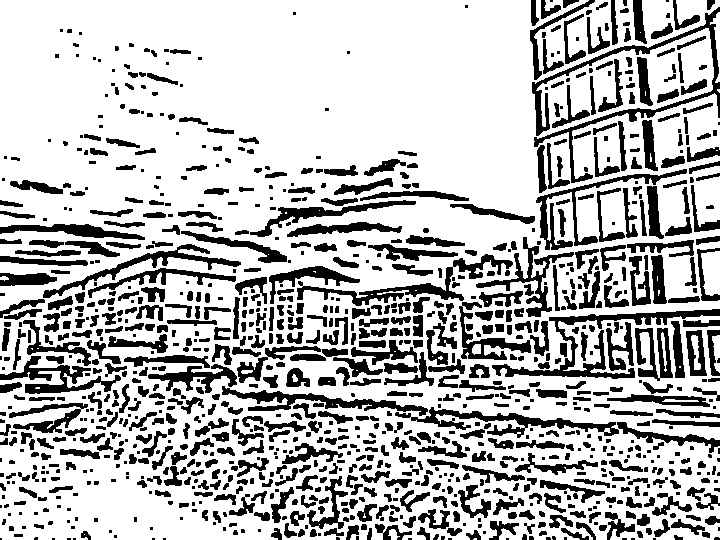
#> input picture close_img.png, 720 x 540 px, given in place of the camera
$ python video.py
#> lines starting #> are read from the running program, lines starting #| are printed output that depends on the picture; after the words box and inside, x2 and y2 are one past the last pixel; in counts of white or black regions, pixels touching at a corner belong together; pictures that were not available may be replaced by others from this repository, and a replacement may not be noted
import cv2
import numpy as np

camera=cv2.VideoCapture(0)
fourcc=cv2.VideoWriter_fourcc(*'XVID')
out=cv2.VideoWriter('output.avi',fourcc,20,(640,480))

if not camera.isOpened():
    exit()
while True:
    ret,frame1=camera.read()
#> frame1 is the input picture: shape (540, 720, 3); 73.2% white; 1097 black regions (364 under 20 px), largest, box (x1, y1, x2, y2) and area: (532, 7, 720, 183) 2884, (492, 309, 720, 379) 2602, (297, 254, 513, 306) 1979
    if not ret:
        break
    cv2.imshow('frame',frame1)
    out.write(frame1)
    if cv2.waitKey(1)&0xFF==ord('q'):
#> (key q is pressed here)
        break
camera.release()
out.release()

cap=cv2.VideoCapture("output.avi")
ret,frame=cap.read()

x,y,w,h=340,250,100,225
track_window=(x,y,w,h)

roi=frame[y:y+h,x:x+w]
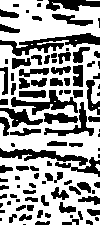
#> roi: shape (225, 100, 3); 61.7% white; 103 black regions (29 under 20 px), largest, box (x1, y1, x2, y2) and area: (0, 33, 100, 56) 864, (0, 148, 88, 166) 607, (11, 90, 78, 115) 560

roi_hsv=cv2.cvtColor(roi,cv2.COLOR_BGR2HSV)
#> roi_hsv: shape (225, 100, 3); mean H, S, V 0, 0, 157.3
mask=cv2.inRange(roi_hsv,np.array([0,60,32]), np.array([180,255,255]))    #设置掩码，必须是numpy数组
#> mask: shape (225, 100); every value is 0
roi_hist=cv2.calcHist([roi_hsv],[0],mask,[180],[0,180])   #计算直方图，也叫颜色指纹，用于后续匹配
#> roi_hist = 180 values from 0 to 0
cv2.normalize(roi_hist,roi_hist,0,255,cv2.NORM_MINMAX)   #归一化处理

term_crit=(cv2.TERM_CRITERIA_EPS|cv2.TERM_CRITERIA_COUNT,10,1)    #限制条件：迭代10次或者窗口移动小于1个像素

while True:
    ret,frame=cap.read()
    if not ret:
        break
    hsv=cv2.cvtColor(frame,cv2.COLOR_BGR2HSV)
#> hsv: shape (540, 720, 3); mean H, S, V 0, 0, 186.7

    dst=cv2.calcBackProject([hsv],[0],roi_hist,[0,180],1)   #生成概率图
#> dst: shape (540, 720); every value is 0

    #ret,track_window=cv2.meanShift(dst,track_window,term_crit)   #根据颜色指纹进行匹配
    #x,y,w,h=track_window
    #img=cv2.rectangle(frame,(x,y),(x+w,y+h),255,2)

    ret,track_window=cv2.CamShift(dst,track_window,term_crit)
#> ret = ((0, 0), (0, 0), 0); track_window = (330, 240, 120, 245)
    pts=cv2.boxPoints(ret)
#> pts = [[0, 0], [0, 0], [0, 0], [0, 0]]
    pts=np.intp(pts)
    img=cv2.polylines(frame,[pts],True,255,2)

    cv2.imshow('tracking',img)
    if cv2.waitKey(30)&0xFF==27:
#> (key q is pressed here)
        break

cap.set(cv2.CAP_PROP_POS_FRAMES,0)    #把视频指针重置到开头

#mog=cv2.bgsegm.createBackgroundSubtractorMOG()
mog=cv2.createBackgroundSubtractorMOG2()

while True:
    ret,frame2=cap.read()
    if not ret:
        break
    fg=mog.apply(frame2)
    cv2.imshow('fg',fg)
    if cv2.waitKey(30)&0xFF==27:
#> (key q is pressed here)
        break
cap.release()
cv2.destroyAllWindows()

$ run again, on dilate.png
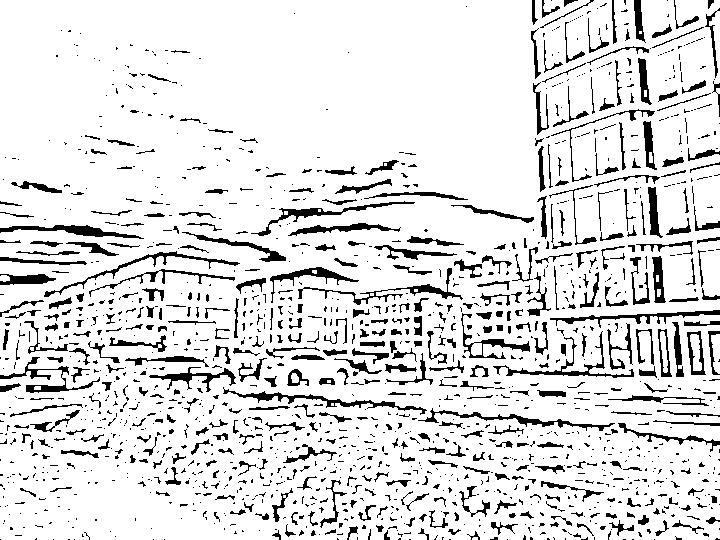
#> input picture dilate.png, 720 x 540 px, given in place of the camera
#> frame1 is the input picture: shape (540, 720, 3); 87.9% white; 1505 black regions (1080 under 20 px), largest, box (x1, y1, x2, y2) and area: (223, 387, 427, 415) 823, (0, 225, 144, 239) 725, (418, 408, 615, 431) 723
#> `roi=frame[y:y+h,x:x+w]`:
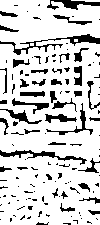
#> roi: shape (225, 100, 3); 82.1% white; 133 black regions (92 under 20 px), largest, box (x1, y1, x2, y2) and area: (0, 34, 100, 55) 443, (0, 150, 87, 165) 332, (47, 0, 100, 10) 251
#> roi_hsv: shape (225, 100, 3); mean H, S, V 0, 0, 209.3
#> mask: shape (225, 100); every value is 0
#> roi_hist = 180 values from 0 to 0
#> hsv: shape (540, 720, 3); mean H, S, V 0, 0, 224.1
#> dst: shape (540, 720); every value is 0
#> ret = ((0, 0), (0, 0), 0); track_window = (330, 240, 120, 245)
#> pts = [[0, 0], [0, 0], [0, 0], [0, 0]]

$ run again, on erode.png
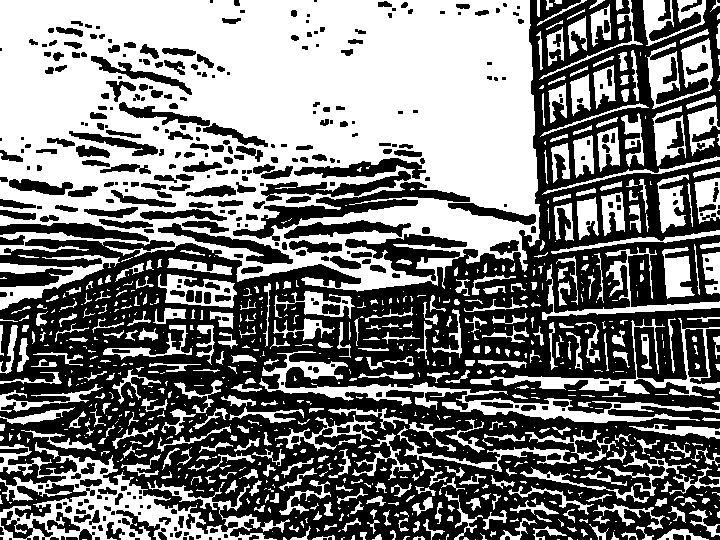
#> input picture erode.png, 720 x 540 px, given in place of the camera
#> frame1 is the input picture: shape (540, 720, 3); 47.7% white; 835 white regions (450 under 20 px), largest, box (x1, y1, x2, y2) and area: (0, 0, 540, 292) 109643, (0, 444, 277, 540) 8631, (259, 351, 720, 423) 5166
#> `roi=frame[y:y+h,x:x+w]`:
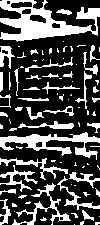
#> roi: shape (225, 100, 3); 29.7% white; 86 white regions (49 under 20 px), largest, box (x1, y1, x2, y2) and area: (0, 0, 100, 42) 1963, (0, 132, 100, 160) 1019, (12, 183, 71, 225) 481
#> roi_hsv: shape (225, 100, 3); mean H, S, V 0, 0, 75.6
#> mask: shape (225, 100); every value is 0
#> roi_hist = 180 values from 0 to 0
#> hsv: shape (540, 720, 3); mean H, S, V 0, 0, 121.6
#> dst: shape (540, 720); every value is 0
#> ret = ((0, 0), (0, 0), 0); track_window = (330, 240, 120, 245)
#> pts = [[0, 0], [0, 0], [0, 0], [0, 0]]
